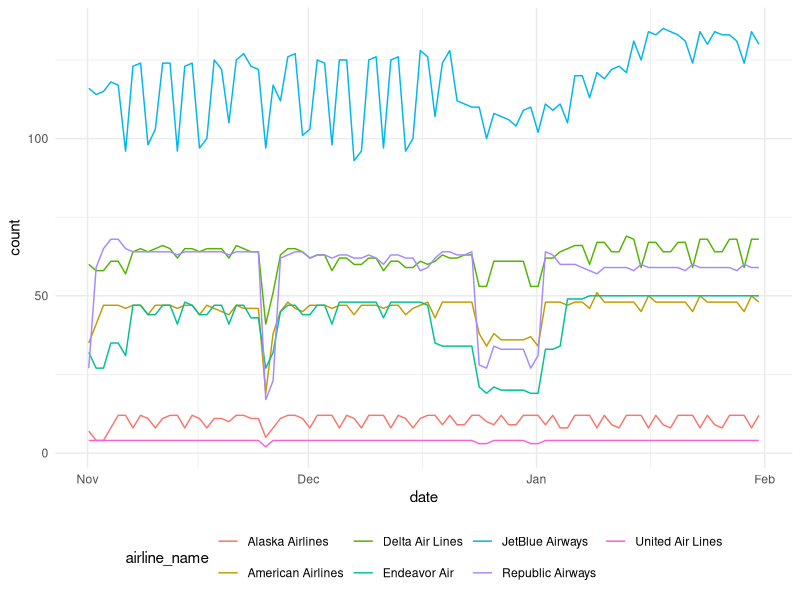

The R source for this figure: (Note: this script raises an error after producing the figure.)
## ---- chunk 1
library(tidyverse)
library(ggridges)
library(patchwork)

knitr::opts_chunk$set(
	echo = TRUE,
	warning = FALSE,
	fig.width = 8, 
  fig.height = 6,
  out.width = "90%"
)

theme_set(theme_minimal() + theme(legend.position = "bottom"))


cancel = read_csv("tidied_data/cancel.csv")
covid = read_csv("tidied_data/covid.csv")
delay = read_csv("tidied_data/delay.csv")
weather = read_csv("tidied_data/weather.csv")

## ---- chunk 2
delay %>% 
  group_by(date, airline_name) %>% 
  summarize(
    count = n()
  ) %>% 
  ggplot(aes(x = date, y = count, color = airline_name)) +
  geom_line()


delay %>% 
  filter(delay_minutes < 120, airline_name == "JetBlue Airways") %>% 
  ggplot(aes(x = as.factor(month), y = delay_minutes)) +
  geom_boxplot()

delay %>% 
  filter(delay_minutes < 0) %>% 
  ggplot(aes(x = as.factor(month), y = delay_minutes)) +
  geom_boxplot()

## ---- chunk 3
cancel_line = cancel %>% 
  group_by(date, airline_name) %>% 
  summarize(
    count = n()
  ) %>% 
  ggplot(aes(x = date, y = count, color = airline_name)) +
  geom_line()


covid_line = covid %>% 
  ggplot(aes(x = date, y = case_count)) +
  geom_line()

cancel_line + covid_line

